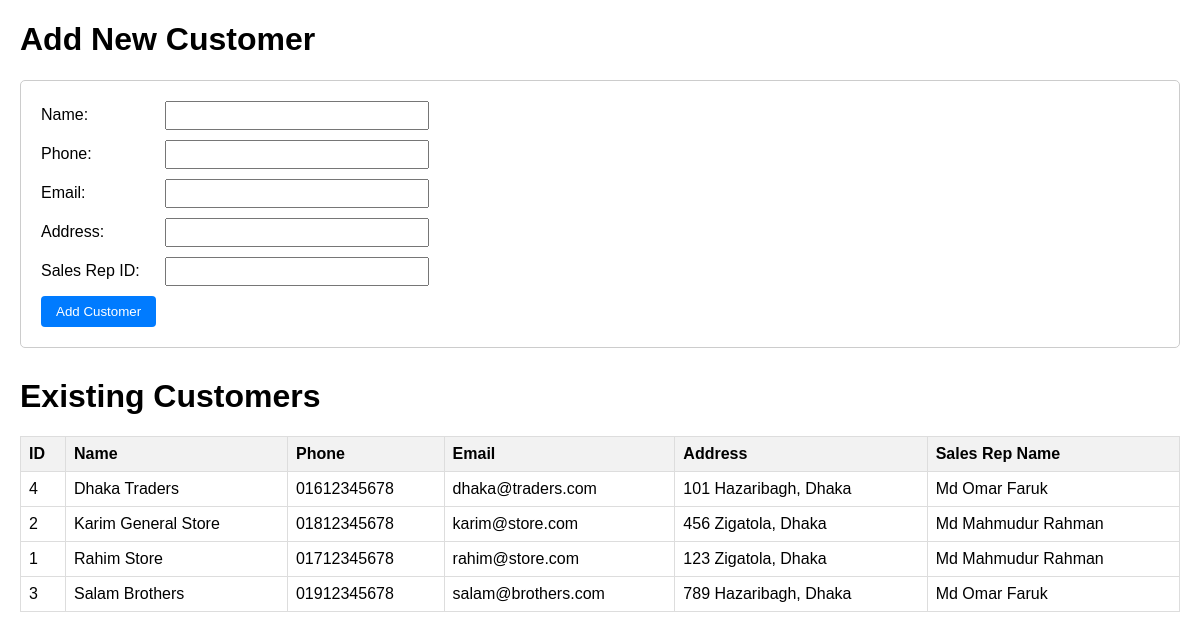
Screenshot of /simple_customer_test.php with the database file from the repository.
### tables this page shows
CREATE TABLE `customers` (
  `id` int(11) NOT NULL AUTO_INCREMENT,
  `name` varchar(255) NOT NULL,
  `phone` varchar(255) NOT NULL,
  `email` varchar(255) NOT NULL,
  `address` varchar(255) NOT NULL,
  `assigned_sales_rep_id` int(11) NULL,
  `created_at` timestamp NOT NULL DEFAULT CURRENT_TIMESTAMP,
  `updated_at` timestamp NOT NULL DEFAULT CURRENT_TIMESTAMP ON UPDATE CURRENT_TIMESTAMP,
  `territory_id` INT(11) NULL,
  PRIMARY KEY (`id`),
  KEY `assigned_sales_rep_id` (`assigned_sales_rep_id`),
  KEY `territory_id` (`territory_id`),
  CONSTRAINT `customers_ibfk_1` FOREIGN KEY (`assigned_sales_rep_id`) REFERENCES `users` (`id`),
  CONSTRAINT `customers_ibfk_2` FOREIGN KEY (`territory_id`) REFERENCES `territories` (`id`)
);

### classes/Customer.php (called while the page is built, shortened)
<?php
class Customer {
    private $conn;
    private $table_name = "customers";
    public function __construct($db) {
        $this->conn = $db;
    }
    function read($user_role = null, $user_geographic_scope = [], $user_id = null, $search_term = '', $filter_sales_rep_id = '', $filter_territory_id = '') {
        $query = "SELECT c.id, c.name, c.phone, c.email, c.address, c.territory_id, COALESCE(u.name, '') as sales_rep_name FROM " . $this->table_name . " c LEFT JOIN users u ON c.assigned_sales_rep_id = u.id ";
        $bind_params = [];
        $query .= " ORDER BY c.name ASC";
        $stmt = $this->conn->prepare($query);
        $stmt->execute();
        return $stmt;
    }
}
?>

### simple_customer_test.php (the view, shortened to what this page needs)
<?php
require_once 'classes/Customer.php';
$database = new Database();
$db = $database->getConnection();
$customer = new Customer($db);
$stmt = $customer->read();
$customers = $stmt->fetchAll(PDO::FETCH_ASSOC);
?>
<!DOCTYPE html>
<html lang="en">
<head>
</head>
<body>
    <h1>Add New Customer</h1>
    <form method="POST">
        <div>
            <label for="name">Name:</label>
            <input type="text" id="name" name="name" required>
        </div>
        <div>
            <label for="phone">Phone:</label>
            <input type="text" id="phone" name="phone">
        </div>
        <div>
            <label for="email">Email:</label>
            <input type="email" id="email" name="email">
        </div>
        <div>
            <label for="address">Address:</label>
            <input type="text" id="address" name="address">
        </div>
        <div>
            <label for="assigned_sales_rep_id">Sales Rep ID:</label>
            <input type="text" id="assigned_sales_rep_id" name="assigned_sales_rep_id" required>
        </div>
        <button type="submit">Add Customer</button>
    </form>
    <h1>Existing Customers</h1>
    <?php if (count($customers) > 0): ?>
        <table>
            <thead>
                <tr>
                    <th>ID</th>
                    <th>Name</th>
                    <th>Phone</th>
                    <th>Email</th>
                    <th>Address</th>
                    <th>Sales Rep Name</th>
                </tr>
            </thead>
            <tbody>
                <?php foreach ($customers as $customer_data): ?>
                    <tr>
                        <td><?php echo htmlspecialchars($customer_data['id']); ?></td>
                        <td><?php echo htmlspecialchars($customer_data['name']); ?></td>
                        <td><?php echo htmlspecialchars($customer_data['phone']); ?></td>
                        <td><?php echo htmlspecialchars($customer_data['email']); ?></td>
                        <td><?php echo htmlspecialchars($customer_data['address']); ?></td>
                        <td><?php echo htmlspecialchars($customer_data['sales_rep_name']); ?></td>
                    </tr>
                <?php endforeach; ?>
            </tbody>
        </table>
    <?php else: ?>
        <p>No customers found.</p>
    <?php endif; ?>
</body>
</html>

### simple_customer_test.php (style rules this page uses)
body { font-family: Arial, sans-serif; margin: 20px; }
form { margin-bottom: 30px; padding: 20px; border: 1px solid #ccc; border-radius: 5px; }
form div { margin-bottom: 10px; }
label { display: inline-block; width: 120px; }
input[type="text"], input[type="email"] { width: 250px; padding: 5px; }
button { padding: 8px 15px; background-color: #007bff; color: white; border: none; border-radius: 4px; cursor: pointer; }
table { width: 100%; border-collapse: collapse; margin-top: 20px; }
th, td { border: 1px solid #ddd; padding: 8px; text-align: left; }
th { background-color: #f2f2f2; }

### rows the page displays
customers: id "4", name "Dhaka Traders", phone "01612345678", email "dhaka@traders.com", address "101 Hazaribagh, Dhaka", sales_rep_name "Md Omar Faruk"
customers: id "2", name "Karim General Store", phone "01812345678", email "karim@store.com", address "456 Zigatola, Dhaka", sales_rep_name "Md Mahmudur Rahman"
customers: id "1", name "Rahim Store", phone "01712345678", email "rahim@store.com", address "123 Zigatola, Dhaka", sales_rep_name "Md Mahmudur Rahman"
customers: id "3", name "Salam Brothers", phone "01912345678", email "salam@brothers.com", address "789 Hazaribagh, Dhaka", sales_rep_name "Md Omar Faruk"
